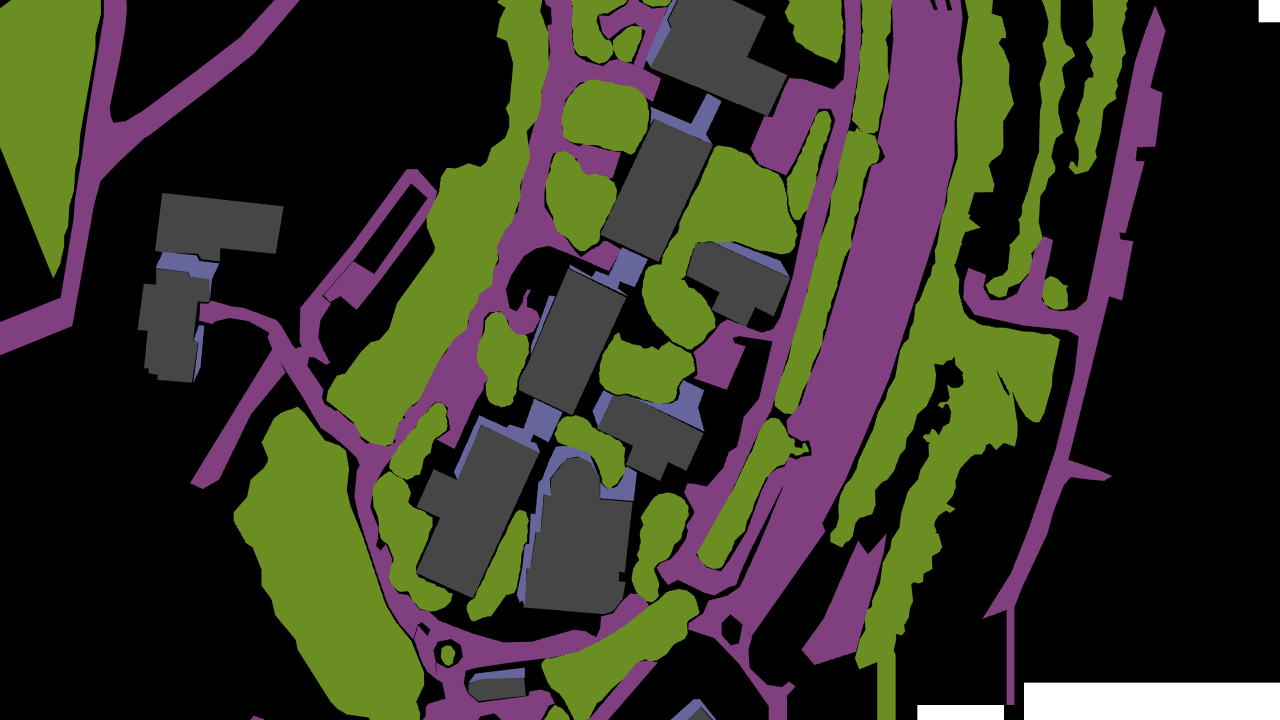
#> input picture TamplateMatching/data/map/Map data/Label/label_for_fram_990.png, 3840 x 2160 px, found by its file name (shown at 1/3 size)
$ python tamplateMatching.py
#> lines starting #> are read from the running program, lines starting #| are printed output that depends on the picture; long printed decimals are rounded
#!/usr/bin/env python3
"""
Template Matching Script for Semantic Segmented Maps with Scale Adjustment

This script loads a large semantic segmentation map and a drone (template) image,
rescales the template image based on the provided physical heights of the map and the drone image,
performs template matching, and displays:
  - The full map with a rectangle drawn around the matched region.
  - The cropped matched region.

Usage:
    python tamplateMatching.py --big_map "path/to/big_map.png" --template "path/to/template.png" [--method METHOD]

Assumptions (adjust these values if needed):
  - Big map covers a physical height of 250 meters.
  - Drone image covers a physical height of 100 meters.
"""

import cv2
import numpy as np
import argparse
import sys

def parse_args():
    parser = argparse.ArgumentParser(description="Template Matching for Semantic Segmented Maps with Scale Adjustment")
    parser.add_argument('--big_map',default=r"C:\Code&Proj\Final Proj\TamplateMatching\data\map\Map data\Label\label_for_fram_990.png", help='Path to the big semantic segmentation map image.')
    parser.add_argument('--template', default=r"C:\Code&Proj\Final Proj\TamplateMatching\data\map\check map\frame_990_1565_880.png", help='Path to the drone (template) image.')
    parser.add_argument('--method', default='TM_SQDIFF_NORMED',
                        help='Template matching method. Options: TM_CCOEFF, TM_CCOEFF_NORMED, TM_CCORR, TM_CCORR_NORMED, TM_SQDIFF, TM_SQDIFF_NORMED.')
    args = parser.parse_args()
    return args

def get_matching_method(method_name):
    methods = {
        'TM_CCOEFF': cv2.TM_CCOEFF,
        'TM_CCOEFF_NORMED': cv2.TM_CCOEFF_NORMED,
        'TM_CCORR': cv2.TM_CCORR,
        'TM_CCORR_NORMED': cv2.TM_CCORR_NORMED,
        'TM_SQDIFF': cv2.TM_SQDIFF,
        'TM_SQDIFF_NORMED': cv2.TM_SQDIFF_NORMED
    }
    if method_name not in methods:
        print(f"Method {method_name} not recognized. Falling back to TM_CCOEFF_NORMED.")
        return cv2.TM_CCOEFF_NORMED
    return methods[method_name]

def main():
    args = parse_args()

    # Load images (both assumed to be 4K in resolution)
    big_img = cv2.imread(args.big_map, cv2.IMREAD_COLOR)
#> big_img is the input picture: shape (2160, 3840, 3); mean B, G, R 39.9, 52.9, 55.5
    template = cv2.imread(args.template, cv2.IMREAD_COLOR)
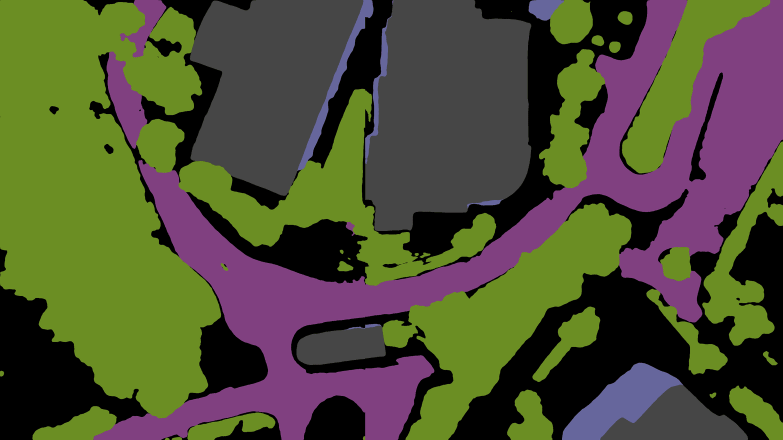
#> input picture TamplateMatching/data/map/check map/frame_990_1565_880.png, 1565 x 880 px, found by its file name (shown at 1/2 size)
#> template is the input picture: shape (880, 1565, 3); mean B, G, R 53.5, 79.3, 79

    if big_img is None:
        print(f"Error: Could not load big map image from {args.big_map}")
        sys.exit(1)
    if template is None:
        print(f"Error: Could not load template image from {args.template}")
        sys.exit(1)

    # Debug: print original image sizes
    print("Original big image shape:", big_img.shape)
#| Original big image shape: (2160, 3840, 3)
    print("Original template image shape:", template.shape)
#| Original template image shape: (880, 1565, 3)

    # [21 lines of commented-out code are left out]
    big_img_gray = cv2.cvtColor(big_img, cv2.COLOR_BGR2GRAY)
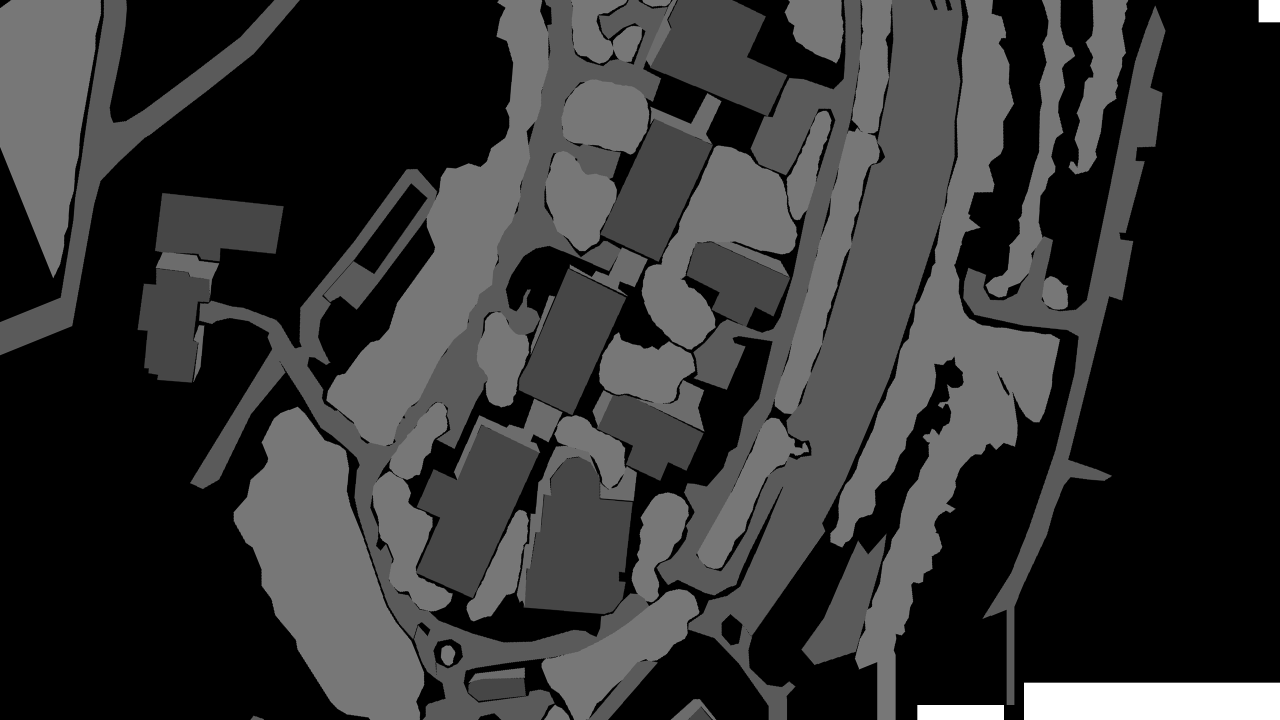
#> big_img_gray: shape (2160, 3840) (shown at 1/3 size); min 0, max 255, mean 52.1
    template_gray = cv2.cvtColor(template, cv2.COLOR_BGR2GRAY)
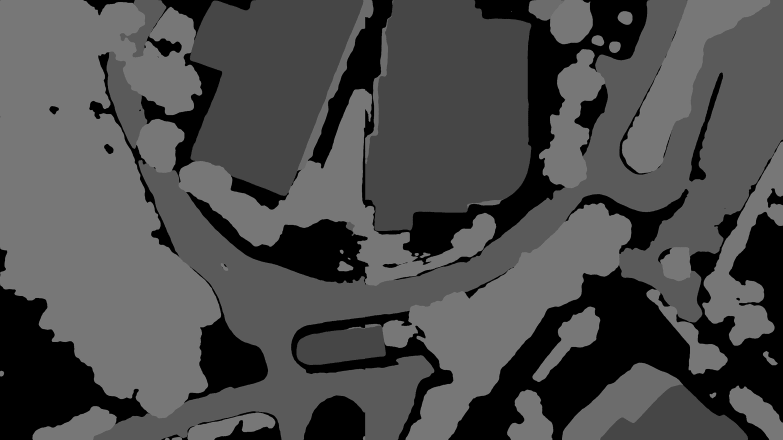
#> template_gray: shape (880, 1565) (shown at 1/2 size); min 0, max 127, mean 76.1

    # Choose the matching method.
    method = get_matching_method(args.method)

    # Perform template matching.
    result = cv2.matchTemplate(big_img_gray, template_gray, method)
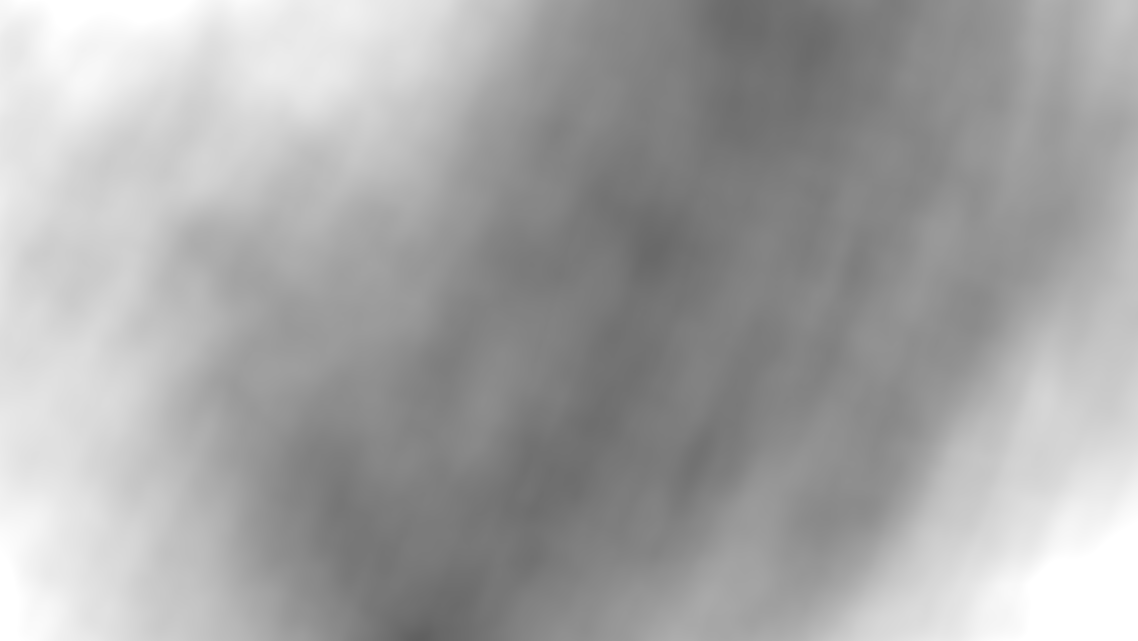
#> result: shape (1281, 2276) float32 (shown at 1/2 size); min 0.378, max 1, mean 0.653
    min_val, max_val, min_loc, max_loc = cv2.minMaxLoc(result)
#> min_val = 0.378; max_val = 1; min_loc = (841, 1280); max_loc = (42, 0)

    # Depending on the method, decide the best match.
    if method in [cv2.TM_SQDIFF, cv2.TM_SQDIFF_NORMED]:
        top_left = min_loc
#> top_left = (841, 1280)
        match_value = min_val
#> match_value = 0.378
    else:
        top_left = max_loc
        match_value = max_val

    # Determine bottom-right coordinate using the dimensions of the (now scaled) template.
    template_h, template_w = template_gray.shape
#> template_h = 880; template_w = 1565
    bottom_right = (top_left[0] + template_w, top_left[1] + template_h)
#> bottom_right = (2406, 2160)

    print("Match top-left:", top_left)
#| Match top-left: (841, 1280)
    print("Match bottom-right:", bottom_right)
#| Match bottom-right: (2406, 2160)
    print("Matching score:", match_value)
#| Matching score: 0.3777

    # Draw a rectangle on a copy of the big image to show the matched region.
    result_img = big_img.copy()
    cv2.rectangle(result_img, top_left, bottom_right, (0, 255, 0), 2)

    # Crop the matched region from the big image (ensure within boundaries).
    height, width, _ = big_img.shape
#> height = 2160; width = 3840
    x1 = max(top_left[0], 0)
#> x1 = 841
    y1 = max(top_left[1], 0)
#> y1 = 1280
    x2 = min(bottom_right[0], width)
#> x2 = 2406
    y2 = min(bottom_right[1], height)
#> y2 = 2160
    matched_region = big_img[y1:y2, x1:x2]
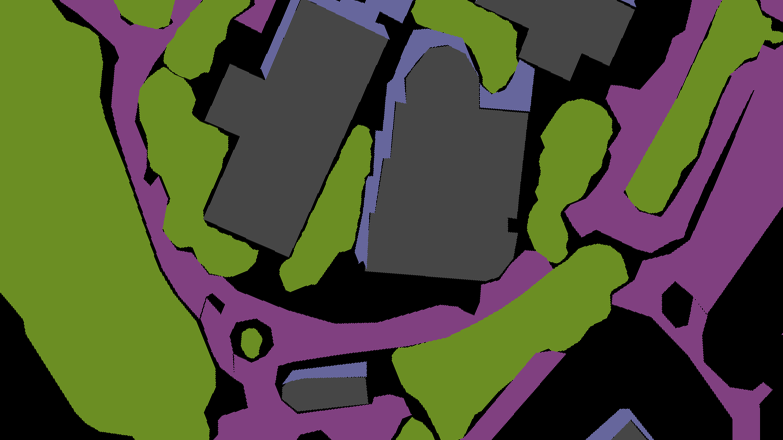
#> matched_region: shape (880, 1565, 3) (shown at 1/2 size); mean B, G, R 55.2, 78.8, 79.2

    # --- Display the Results in Resizable Windows ---
    cv2.namedWindow("Big Map with Match", cv2.WINDOW_NORMAL)
    cv2.resizeWindow("Big Map with Match", 800, 600)
    cv2.imshow("Big Map with Match", result_img)

    cv2.namedWindow("Matched Region", cv2.WINDOW_NORMAL)
    cv2.resizeWindow("Matched Region", 400, 300)
    cv2.imshow("Matched Region", matched_region)

    print("Press any key in one of the image windows to exit.")
    cv2.waitKey(0)
    cv2.destroyAllWindows()

if __name__ == '__main__':
    main()
